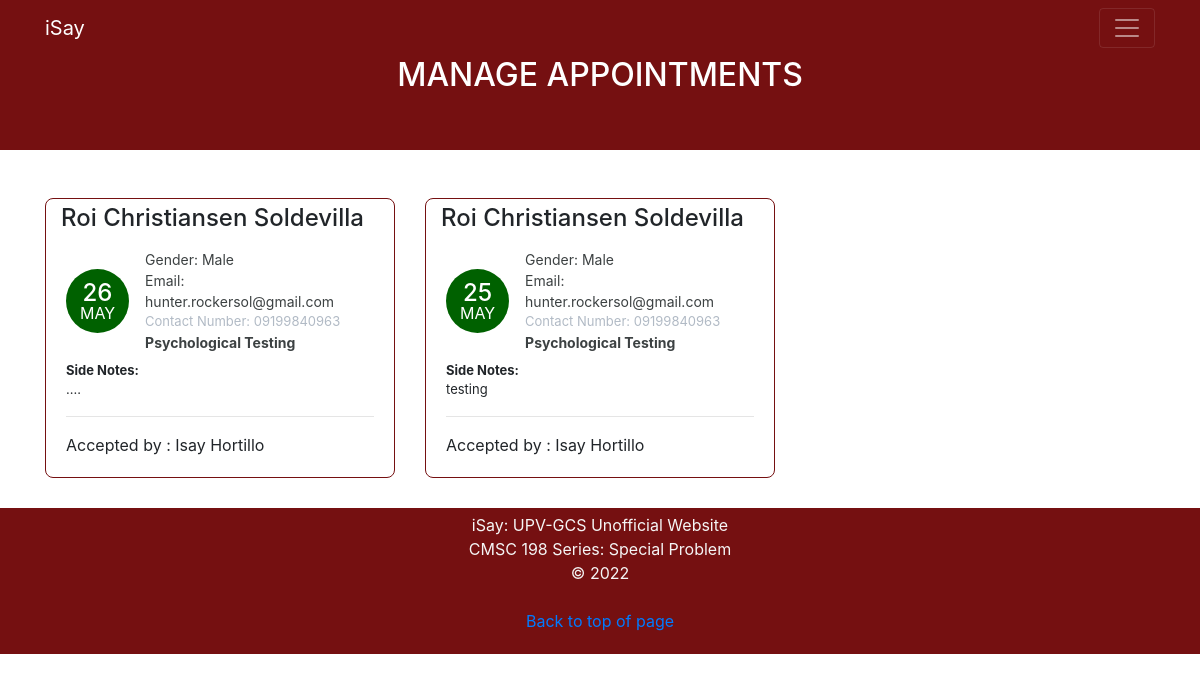
The page /manage-appointments/ on the database its author committed.
### isay/models.py (models this page shows, shortened)
class Appointment(models.Model):
    SERVICES_CHOICES = (
        ('Counseling', 'Counseling'),
        ('Psychological Testing', 'Psychological Testing'),
        ('Career Guidance, Graduate Placement and Follow-up', 'Career Guidance, Graduate Placement and Follow-up'),
        ('Human Development Services', 'Human Development Services'),
        ('Peer Facilitating Program', 'Peer Facilitating Program'),
    )
    COLLEGE = (
        ('CAS', 'CAS'),
        ('CM', 'CM'),
        ('SOTECH', 'SOTECH'),
        ('CFOS', 'CFOS'),
        ('UPVHS', 'UPVHS'),
        ('UPVTC', 'UPVTC'),
    )
    GENDER = (
        ('Male', 'Male'),
        ('Female', 'Female'),
        ('Other', 'Other'),
    )
    first_name = models.CharField(max_length=50)
    last_name = models.CharField(max_length=50)
    email = models.CharField(max_length=50)
    services = models.CharField(max_length=100,choices=SERVICES_CHOICES)
    college = models.CharField(max_length=100,choices=COLLEGE)
    gender = models.CharField(max_length=100,choices=GENDER)
    phone = models.CharField(max_length=12)
    request = models.TextField(blank=True)
    sent_date = models.DateField(auto_now_add=True)
    accepted = models.BooleanField(default=False)
    who_accepted_f = models.CharField(max_length=50, blank= True)
    who_accepted_l = models.CharField(max_length=50, blank= True)
    accepted_date = models.DateField(auto_now_add=False, null=True, blank=True)
    class Meta:
        ordering = ["-sent_date"]

### isay/views.py (the view, shortened to what this page needs)
# urls.py: path("manage-appointments/", ManageAppointmentTemplateView.as_view(), name="manage"),
class ManageAppointmentTemplateView(ListView):
    template_name = "manage-appointments.html"
    model = Appointment
    context_object_name = "appointments"
    login_required = True
    paginate_by = 3
    def get_context_data(self, *args, **kwargs):
        context = super().get_context_data(*args, **kwargs)
        appointments = Appointment.objects.all()
        context.update({
            "title": "Manage Appointments"
        })
        return context

### templates/manage-appointments.html (shortened to what this page needs)
{% extends 'base.html' %}
{% block content %}
    <div class="text-center mb-4" style="background-color: rgb(117, 16, 17);">
      <div class="container text-white" style="background-color: rgb(117, 16, 17);">
        <h2>
          MANAGE APPOINTMENTS
        </h2><br><br>
      </div>
    </div>
    <div class="container mt-5">
        <div class="row">
        {% for app in appointments %}
            <div class="col-lg-4">
                <div class="card card-margin">
                    <div class="card-header no-border">
                        <h4 class="card-title">{{app.first_name}} {{app.last_name}}</h4>
                    </div>
                    <div class="card-body pt-0">
                        <div class="widget-49">
                            <div class="widget-49-title-wrapper">
                                <div class="widget-49-date-primary">
                                    <span class="widget-49-date-day">{{app.sent_date|date:"d"}}</span>
                                    <span class="widget-49-date-month">{{app.sent_date|date:"M"}}</span>
                                </div>
                                <div class="widget-49-meeting-info">
                                    <span class="widget-49-pro-title">Gender: {{app.gender}}</span>
                                    <span class="widget-49-pro-title">Email: {{app.email}}</span>
                                    <span class="widget-49-meeting-time">Contact Number: {{app.phone}}</span>
                                    <span class="widget-49-pro-title"><b>{{app.services}}</b></span>
                                </div>
                            </div>
                            <div class="widget-49-meeting-points">
                                <span><b>Side Notes:</b><br>{{app.request}}</span>
                            </div>
                            <hr class="w-100">
                            {% if app.accepted == False %}
                            <form method="POST" action="{% url 'manage' %}">
                            {% csrf_token %}
                            <div class="form-group">
                                <input type="date" name="date" class="form-control mb-2"
                                    placeholder="dd-mm-yyyy" value=""
                                    min="1997-01-01" max="2030-12-31">
                                    <input hidden="true" name="appointment-id" value="{{app.id}}">
                                <input class="btn-block form-control" type="submit" value="Accept" style="color: whitesmoke; background-color: rgb(117, 16, 17);">
                            </div>
                            </form>
                            {% else %}
                              <span class="widget-49-meeting-time">Accepted by : {{app.who_accepted_f}} {{app.who_accepted_l}}</span>
                            {% endif %}
                        </div>
                    </div>
                </div>
            </div>
        {% endfor %}
        </div>
    </div>
{% endblock content %}

### rows shown on the page
Appointment: first_name "Roi Christiansen", last_name "Soldevilla", sent_date "26", sent_date "MAY", gender "Male", email "hunter.rockersol@gmail.com", phone "09199840963", services "Psychological Testing", request "....", who_accepted_f "Isay", who_accepted_l "Hortillo"
Appointment: first_name "Roi Christiansen", last_name "Soldevilla", sent_date "25", sent_date "MAY", gender "Male", email "hunter.rockersol@gmail.com", phone "09199840963", services "Psychological Testing", request "testing", who_accepted_f "Isay", who_accepted_l "Hortillo"
